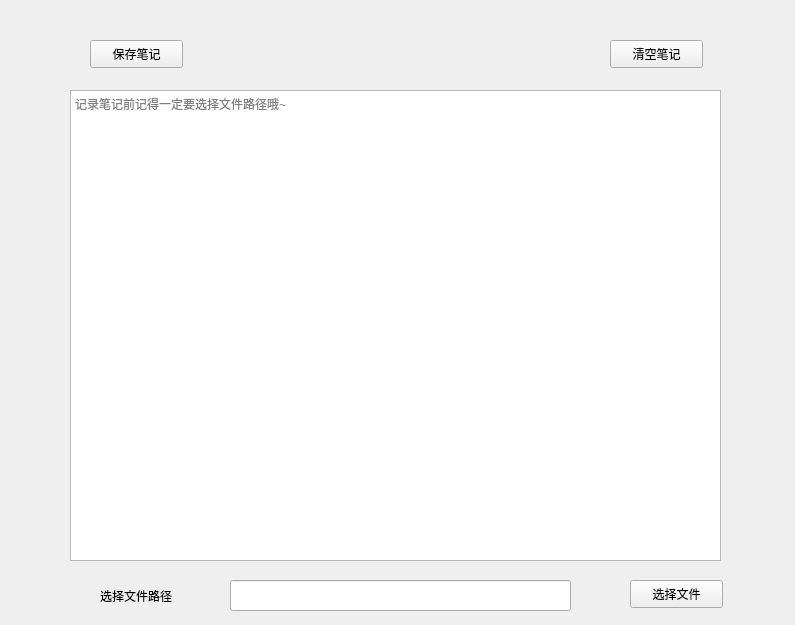
<?xml version="1.0" encoding="UTF-8"?>
<ui version="4.0">
 <class>biji</class>
 <widget class="QWidget" name="biji">
  <property name="geometry">
   <rect>
    <x>0</x>
    <y>0</y>
    <width>795</width>
    <height>625</height>
   </rect>
  </property>
  <property name="windowTitle">
   <string>Form</string>
  </property>
  <widget class="QTextEdit" name="textEdit">
   <property name="geometry">
    <rect>
     <x>70</x>
     <y>90</y>
     <width>651</width>
     <height>471</height>
    </rect>
   </property>
   <property name="placeholderText">
    <string>记录笔记前记得一定要选择文件路径哦~</string>
   </property>
  </widget>
  <widget class="QPushButton" name="SaveFile">
   <property name="geometry">
    <rect>
     <x>90</x>
     <y>40</y>
     <width>93</width>
     <height>28</height>
    </rect>
   </property>
   <property name="text">
    <string>保存笔记</string>
   </property>
  </widget>
  <widget class="QPushButton" name="clear">
   <property name="geometry">
    <rect>
     <x>610</x>
     <y>40</y>
     <width>93</width>
     <height>28</height>
    </rect>
   </property>
   <property name="text">
    <string>清空笔记</string>
   </property>
  </widget>
  <widget class="QPushButton" name="SelectFile">
   <property name="geometry">
    <rect>
     <x>630</x>
     <y>580</y>
     <width>93</width>
     <height>28</height>
    </rect>
   </property>
   <property name="text">
    <string>选择文件</string>
   </property>
  </widget>
  <widget class="QLineEdit" name="le_FilePath">
   <property name="geometry">
    <rect>
     <x>230</x>
     <y>580</y>
     <width>341</width>
     <height>31</height>
    </rect>
   </property>
  </widget>
  <widget class="QLabel" name="label_2">
   <property name="geometry">
    <rect>
     <x>100</x>
     <y>580</y>
     <width>101</width>
     <height>31</height>
    </rect>
   </property>
   <property name="text">
    <string>选择文件路径</string>
   </property>
  </widget>
 </widget>
 <resources/>
 <connections/>
</ui>
